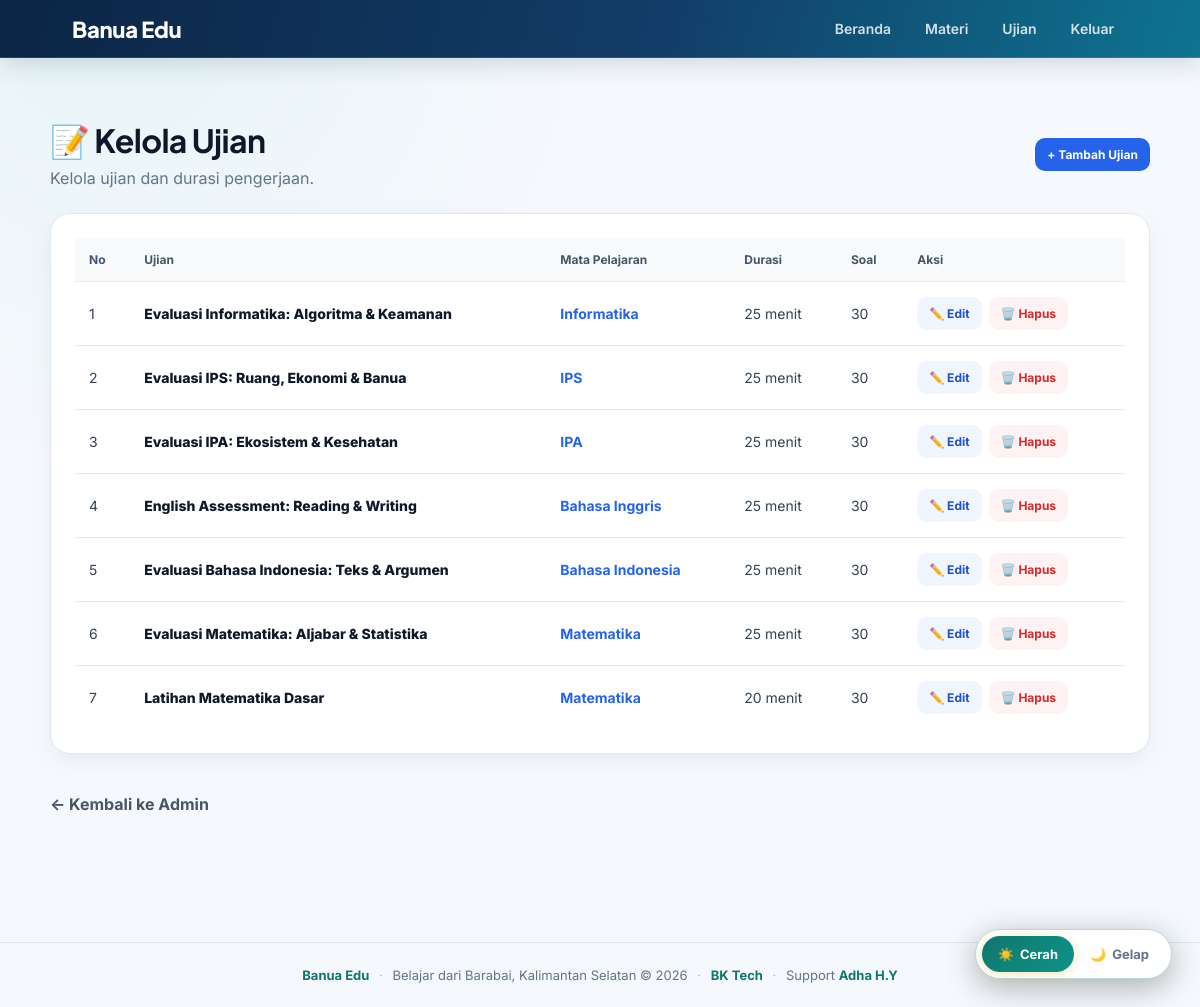
Page /admin/quizzes (signed in) on the committed database.
### app/models.py (models this page shows)
class Quiz(db.Model):
    id = db.Column(db.Integer, primary_key=True)
    subject_id = db.Column(db.Integer, db.ForeignKey("subject.id"), nullable=False)
    judul = db.Column(db.String(180), nullable=False)
    durasi_menit = db.Column(db.Integer, default=30)
    aktif = db.Column(db.Boolean, default=True)
    questions = db.relationship("Question", backref="quiz", lazy=True, cascade="all, delete-orphan")

class Subject(db.Model):
    id = db.Column(db.Integer, primary_key=True)
    nama = db.Column(db.String(120), nullable=False)
    jenjang = db.Column(db.String(50), default="SD • SMP • SMA")
    deskripsi = db.Column(db.Text, default="")
    aktif = db.Column(db.Boolean, default=True)
    materials = db.relationship("Material", backref="subject", lazy=True, cascade="all, delete-orphan")
    quizzes = db.relationship("Quiz", backref="subject", lazy=True, cascade="all, delete-orphan")

### app/admin/routes.py (the view)
@admin_bp.get("/quizzes")
@admin_required
def quizzes():
    quizzes = (
        Quiz.query
        .order_by(Quiz.id.desc())
        .all()
    )
    return render_template(
        "admin/quizzes.html",
        quizzes=quizzes
    )

### app/admin/routes.py (called while the page is built)
def admin_required(fn):
    @wraps(fn)
    @login_required
    def wrapper(*args, **kwargs):
        if current_user.role != "admin":
            return "403 - Akses admin diperlukan.", 403
        return fn(*args, **kwargs)
    return wrapper

### app/models.py (called while the page is built)
@login_manager.user_loader
def load_user(user_id):
    return db.session.get(User, int(user_id))

### app/templates/admin/quizzes.html (shortened to what this page needs)
{% extends "base.html" %}
{% block content %}
<div class="wrap">
    <div class="head">
        <div>
            <h1>📝 Kelola Ujian</h1>
            <p>Kelola ujian dan durasi pengerjaan.</p>
        </div>
        <a
            href="{{ url_for('admin.new_quiz') }}"
            class="btn add"
        >
            + Tambah Ujian
        </a>
    </div>
    <div class="card">
        {% if quizzes %}
        <div class="table-wrap">
            <table>
                <thead>
                    <tr>
                        <th>No</th>
                        <th>Ujian</th>
                        <th>Mata Pelajaran</th>
                        <th>Durasi</th>
                        <th>Soal</th>
                        <th>Aksi</th>
                    </tr>
                </thead>
                <tbody>
                {% for quiz in quizzes %}
                    <tr>
                        <td>
                            {{ loop.index }}
                        </td>
                        <td>
                            <div class="title">
                                {{ quiz.judul }}
                            </div>
                        </td>
                        <td>
                            <span class="subject">
                                {{ quiz.subject.nama }}
                            </span>
                        </td>
                        <td>
                            {{ quiz.durasi_menit }} menit
                        </td>
                        <td>
                            {{ quiz.questions|length }}
                        </td>
                        <td>
                            <div class="actions">
                                <a
                                    href="{{ url_for(
                                        'admin.edit_quiz',
                                        quiz_id=quiz.id
                                    ) }}"
                                    class="btn edit"
                                >
                                    ✏️ Edit
                                </a>
                                <form
                                    method="POST"
                                    action="{{ url_for(
                                        'admin.delete_quiz',
                                        quiz_id=quiz.id
                                    ) }}"
                                    onsubmit="return confirm(
                                        'Hapus ujian beserta semua soal dan hasilnya?'
                                    );"
                                >
                                    <button
                                        type="submit"
                                        class="btn delete"
                                    >
                                        🗑️ Hapus
                                    </button>
                                </form>
                            </div>
                        </td>
                    </tr>
                {% endfor %}
                </tbody>
            </table>
        </div>
        {% endif %}
    </div>
    <a
        href="{{ url_for('admin.index') }}"
        class="back"
    >
        ← Kembali ke Admin
    </a>
</div>
{% endblock %}

### app/templates/base.html (style rules this page uses)
* { box-sizing: border-box; }
html[data-theme="light"] { --bg: #f5f8fc; --bg-card: #ffffff; --bg-nav: linear-gradient(105deg, #0b2545 0%, #123d68 55%, #0e7490 100%); --text: #334155; --text-h: #102a43; --text-muted: #64748b; --accent: #0f766e; --accent-dark: #0d9488; --accent-hover: #14b8a6; --accent-text: #ffffff; --border: #dce7f0; --input-bg: #fff; --input-border: #cbd9e6; --flash-bg: #ecfeff; --flash-text: #155e75; --toggle-bg: #fff; --toggle-border: #b9d9d6; --nav-link: rgba(255,255,255,0.9); }
body { margin: 0; font-family: 'Inter', system-ui, -apple-system, BlinkMacSystemFont, sans-serif; background: radial-gradient(circle at 10% 0%, rgba(20, 184, 166, .06), transparent 32%), var(--bg); color: var(--text); -webkit-font-smoothing: antialiased; min-height: 100vh; transition: background 0.3s ease, color 0.3s ease; }
.card { background: var(--bg-card); border: 1px solid var(--border); border-radius: 18px; padding: 24px; margin-bottom: 20px; box-shadow: 0 12px 28px rgba(25, 55, 80, 0.08); }
h1, h2, h3 { margin-top: 0; color: var(--text-h); font-family: 'Plus Jakarta Sans', sans-serif; letter-spacing: -.02em; }
.btn { display: inline-block; padding: 11px 18px; border-radius: 10px; text-decoration: none; border: 0; cursor: pointer; font-weight: 700; font-size: 14px; font-family: inherit; transition: all 0.2s ease; }
a { color: #0f766e; }

### app/templates/admin/quizzes.html (style rules this page uses)
.wrap { max-width:1150px; margin:auto; padding:30px 20px 60px; }
.head { display:flex; justify-content:space-between; align-items:center; gap:15px; margin-bottom:25px; }
.head h1 { margin:0; color:#0f172a; font-size:32px; }
.head p { margin:7px 0 0; color:#64748b; }
.card { background:white; border:1px solid #e2e8f0; border-radius:20px; overflow:hidden; box-shadow:0 8px 25px rgba(15,23,42,.05); }
.table-wrap { overflow-x:auto; }
table { width:100%; border-collapse:collapse; }
th { padding:14px; background:#f8fafc; text-align:left; color:#475569; font-size:12px; }
td { padding:15px 14px; border-top:1px solid #e2e8f0; font-size:14px; }
.title { font-weight:800; color:#0f172a; }
.subject { color:#2563eb; font-weight:700; }
.actions { display:flex; gap:7px; flex-wrap:wrap; }
.btn { border:0; border-radius:10px; padding:9px 12px; text-decoration:none; cursor:pointer; font-size:12px; font-weight:700; }
.add { background:#2563eb; color:white; }
.edit { background:#eff6ff; color:#1d4ed8; }
.delete { background:#fef2f2; color:#dc2626; }
.back { display:inline-block; margin-top:20px; color:#475569; text-decoration:none; font-weight:700; }

### rows in the picture
Quiz: judul "Evaluasi Informatika: Algoritma & Keamanan", subject.nama "Informatika", durasi_menit "25", questions|length "30"
Quiz: judul "Evaluasi IPS: Ruang, Ekonomi & Banua", subject.nama "IPS", durasi_menit "25", questions|length "30"
Quiz: judul "Evaluasi IPA: Ekosistem & Kesehatan", subject.nama "IPA", durasi_menit "25", questions|length "30"
Quiz: judul "English Assessment: Reading & Writing", subject.nama "Bahasa Inggris", durasi_menit "25", questions|length "30"
Quiz: judul "Evaluasi Bahasa Indonesia: Teks & Argumen", subject.nama "Bahasa Indonesia", durasi_menit "25", questions|length "30"
Quiz: judul "Evaluasi Matematika: Aljabar & Statistika", subject.nama "Matematika", durasi_menit "25", questions|length "30"
Quiz: judul "Latihan Matematika Dasar", subject.nama "Matematika", durasi_menit "20", questions|length "30"
